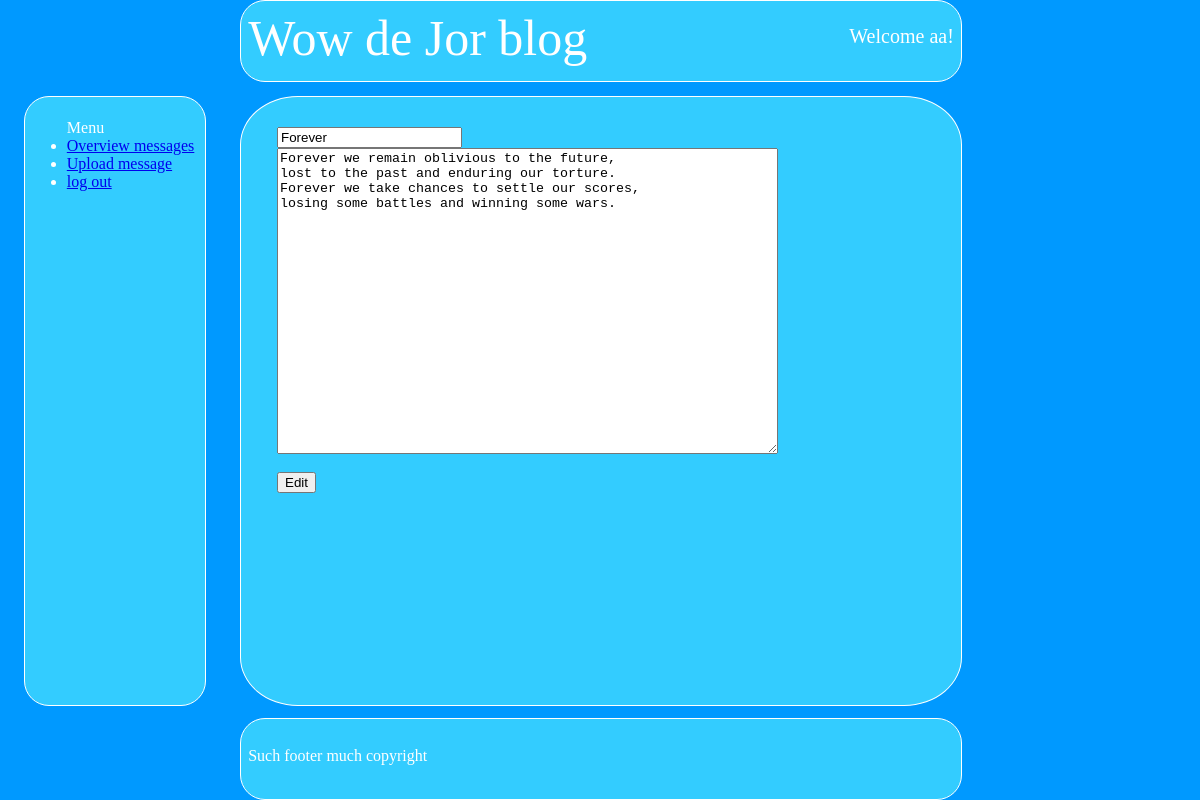
The app's page /view/update_message_form.php?id=1 (signed in) with its own data.
### tables this page shows
CREATE TABLE `message` (
  `ID` int(11) NOT NULL,
  `titel` varchar(200) NOT NULL,
  `message` text NOT NULL,
  `op` int(11) NOT NULL
);

### view/update_message_form.php (the view, shortened to what this page needs)
<head>
</head>
<?php
include '../include/menu.php';
include '../include/header.php';
$id = $_GET['id'];
include '../model/connect.php';
$sql = "SELECT titel, message
FROM message
WHERE id=$id";
$result = mysqli_query($conn, $sql);
while(list($titel, $message)= mysqli_fetch_row($result)){
	echo "
	<form action=\"../controller/update_message.php\" method=\"GET\">
		<input type=\"text\" name=\"titel\" value=\"$titel\"><br>
		<textarea id=\"mytextarea\" name=\"message\" cols=\"60\" rows=\"20\">$message</textarea><br>
		<input type=\"hidden\" name=\"id\" value=\"$id\"><br>
		<input type=\"submit\" name=\"submit\" value=\"Edit\"><br>
	</form>
	";
}
include '../include/footer.php';
?>

### records on screen
message: titel "Forever", message "Forever we remain oblivious to the future, lost to the past and enduring our torture. Forever we take chances to settle our scores, losing some battles and winning some wars."

### other values on screen
$_SESSION['username'] "aa"
